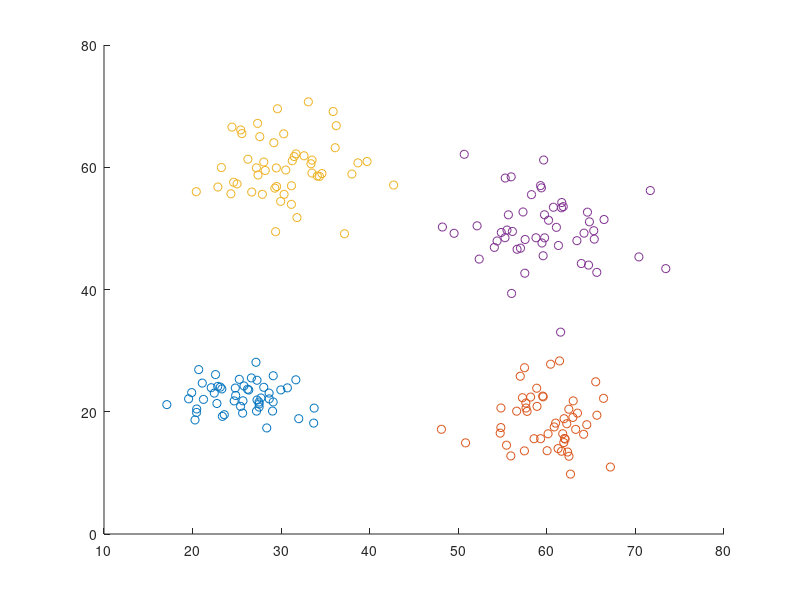

MATLAB code to generate this figure: (Note: this script raises an error after producing the figure.)
clear
clc
close all

% Data 1

x = normrnd(25,4,50,1);
y = normrnd(22,3,50,1);
a1 = x - 5*rand(1,1);
b1 = x + 5*rand(1,1);
a2 = y - 5*rand(1,1);
b2 = y + 5*rand(1,1);
input1 = horzcat(a1,b1,a2,b2);
output1 = ones(1,50) * 1;

scatter(x,y);
hold on;

x = normrnd(60,3,50,1);
y = normrnd(20,5,50,1);
a1 = x - 5*rand(1,1);
b1 = x + 5*rand(1,1);
a2 = y - 5*rand(1,1);
b2 = y + 5*rand(1,1);
input2 = horzcat(a1,b1,a2,b2);
output2 = ones(1,50) * 2;

scatter(x,y);

x = normrnd(30,4,50,1);
y = normrnd(60,5,50,1);
a1 = x - 5*rand(1,1);
b1 = x + 5*rand(1,1);
a2 = y - 5*rand(1,1);
b2 = y + 5*rand(1,1);
input3 = horzcat(a1,b1,a2,b2);
output3 = ones(1,50) * 3;

scatter(x,y);

x = normrnd(60,5,50,1);
y = normrnd(50,5,50,1);
a1 = x - 5*rand(1,1);
b1 = x + 5*rand(1,1);
a2 = y - 5*rand(1,1);
b2 = y + 5*rand(1,1);
input4 = horzcat(a1,b1,a2,b2);
output4 = ones(1,50) * 4;

scatter(x,y);
hold off;

pause;

inputs = vertcat(input1,input2,input3,input4)
output = horzcat(output1,output2,output3,output4);

%[s,h]=silhouette(inputs,output,@silhouetteIntervalDistance)

[idx centroids] = KHMinterval( 4, inputs, 2 );
[acc cidx] = Accuracy_interval(centroids,inputs,output)
